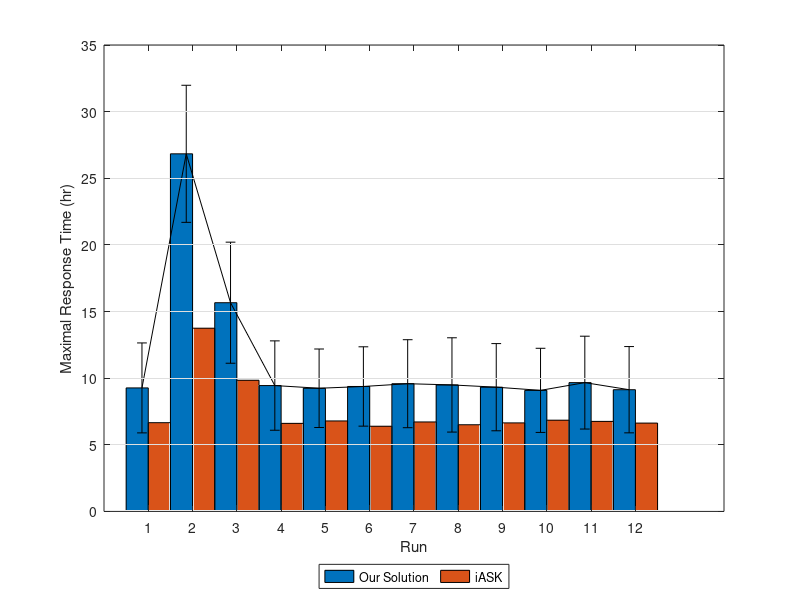

Source code (MATLAB): (Note: this script raises an error after producing the figure.)
max_mean = [
9.26739509105 6.65891779789;
26.8349722222 13.7481860552;
15.6617997543 9.84137655763;
9.44415277778 6.60714342949;
9.24185560859 6.78899796748;
9.37515205371 6.39169463087;
9.58346682848 6.71335149314;
9.4910235732 6.50417078189;
9.32177462121 6.64290665064;
9.08379069767 6.84552059497;
9.66431989924 6.75544724771;
9.13301007557 6.627673454;
];
max_error = [
3.37503919787 2.27338554832;
5.14338969458 3.91204610665;
4.54303088883 2.71697676067;
3.35301267553 2.178851984;
2.94508302143 2.18780784717;
2.97719554124 2.25590533989;
3.30141950809 2.32111249957;
3.53811930831 2.23209188225;
3.2715180175 2.25060769188;
3.15719312467 2.34725543973;
3.4836248963 2.23231216374;
3.23733612732 2.2945217765;
];

h = bar(max_mean);
set(h,'BarWidth',1);    % The bars will now touch each other
set(gca,'YGrid','on')
set(gca,'GridLineStyle','-')
%set(gca,'XTicklabel','Modelo1|Modelo2|Modelo3')
set(get(gca,'YLabel'),'String','U')
lh = legend('Our Solution','iASK');
set(lh,'Location','BestOutside','Orientation','horizontal')
hold on;
numgroups = size(max_mean, 1); 
numbars = size(max_mean, 2); 
groupwidth = min(0.8, numbars/(numbars+1.5));
legend('Our Solution', 'iASK');
xlabel('Run');
ylabel('Maximal Response Time (hr)');  
for i = 1:numbars
      % Based on barweb.m by Bolu Ajiboye from MATLAB File Exchange
      x = (1:numgroups) - groupwidth/2 + (2*i-1) * groupwidth / (2*numbars);  % Aligning error bar with individual bar
      errorbar(x, max_mean(:,i), max_error(:,i), 'k', 'linestyle', 'none');
end

set(gca,'FontSize',20)
set(gca, 'FontName', 'Times New Roman');
set(gca,'TickDir','out')
set(get(gca, 'xlabel'), 'interpreter', 'latex');
set(get(gca, 'xlabel'), 'FontName', 'Times New Roman');
set(get(gca, 'xlabel'), 'FontSize', 20);
set(get(gca, 'ylabel'), 'interpreter', 'latex');
set(get(gca, 'ylabel'), 'FontName', 'Times New Roman');
set(get(gca, 'ylabel'), 'FontSize', 20);
set(legend(), 'interpreter', 'latex');
set(legend(), 'FontName', 'Times New Roman');
set(legend(), 'FontSize', 20);
set(gcf, 'WindowStyle', 'normal');
set(gca, 'Unit', 'inches');
set(gca, 'Position', [.65 .65 4.6 3.125]);
set(gcf, 'Unit', 'inches');
set(gcf, 'Position', [0.25 2.5 5.5 4.05]);
 % for 3-column figures
set(gca,'FontSize',20)
set(gca, 'FontName', 'Times New Roman');
set(gca,'TickDir','out')
set(get(gca, 'xlabel'), 'interpreter', 'latex');
set(get(gca, 'xlabel'), 'FontName', 'Times New Roman');
set(get(gca, 'xlabel'), 'FontSize', 20);
set(get(gca, 'ylabel'), 'interpreter', 'latex');
set(get(gca, 'ylabel'), 'FontName', 'Times New Roman');
set(get(gca, 'ylabel'), 'FontSize', 20);
set(legend(), 'interpreter', 'latex');
set(legend(), 'FontName', 'Times New Roman');
set(legend(), 'FontSize', 20);
set(gcf, 'WindowStyle', 'normal');
set(gca, 'Unit', 'inches');
set(gca, 'Position', [.65 .65 4.6 3.125]);
set(gcf, 'Unit', 'inches');
set(gcf, 'Position', [0.25 2.5 5.5 4.05]);